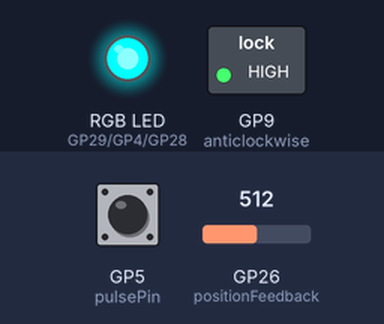
The program below on a simulated Raspberry Pi Pico. Shown: switched loads named in the program (green lamp = pin HIGH), an RGB LED mixed from three pins (HIGH = lit). The test bench sets the inputs (shaded band); at power-on: GP26 (positionFeedback) = 512, GP5 (pulsePin) LOW (analog values on the 0–1023 scale). Pins used as bus, display or sensor lines are not drawn; what the program prints to the serial monitor is not drawn.

Above: at 1.2 s.
1.3 s: GP26 (positionFeedback) set to 0
At 2.7 s:
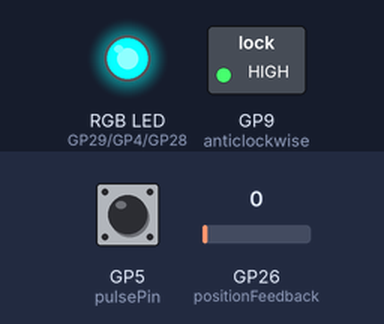
3.0 s: GP5 (pulsePin) pulled HIGH for 0.15 s
At 3.9 s:
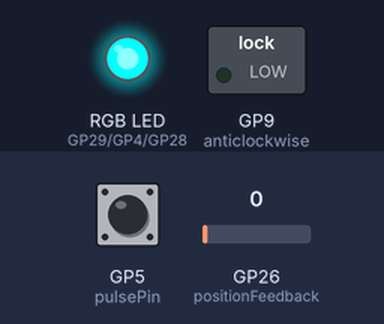
Timing chart, 0 to 6.0 s (numbered marks = the images above; inputs shaded):
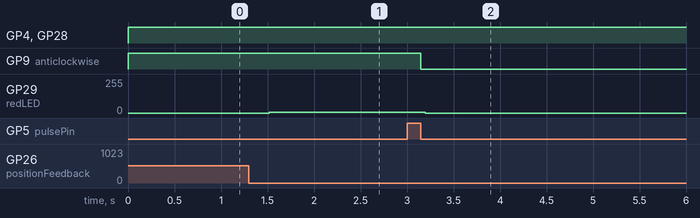

The program:

main.cpp
```cpp
/*  Title:            PPMS #17421 Motor Driver using PWM INPUT
    Author:           Joe Cook
    Equipment:        In BOM Folder
    Notes:            Follows structure of flow chart
*/
//Variable Definitions

  //(PWM MEASURE)
    //mark to space ratio measuring position variables
    #define pulsePin D5  // Define the input pin for the pulse signal
    volatile long pulseStartTime = 0; // Variable to store the start time of the pulse (voltatile used to ensure updates in isr)
    volatile long pulseEndTime = 0;   // Variable to store the end time of the pulse
    volatile long pulseWidth = 0;     // Variable to store the pulse width (needs to be motor starting position CALIBRATE)
    //flags to indicate 1 cycle
    volatile long flag = 0;
    //mapping PWM Variables
    int mappedPWM = 0; //variable for mapping PWM value to motor position value
    int maxWidth = 2000; //max us pulse can be (dependant on frequency used)
  //(MOTOR CONTROL)
    //position variables
    #define positionFeedback A0 //motor rotory feedback from 10 turn POT
    int positionFeedbackReading; //to analog read the position feedback pin
    //motor output variables
    int clockwise = D10; //powers clockwise pin on DRV8876 H-Bridge
    int anticlockwise = D9; //powers anticlockwise pin on DRV8876 H-Bridge
    //LED Indicators
    #define blueLED A2
    #define redLED A3
    #define greenLED D4

    //tolerancing variables
    int toleranceValue = 10; //value for tolerance so can be altered in main program
    int tolerance = toleranceValue; //actual plus minus value for tolerancing
    int flagTolerance = 0; //flag to ensure value is met before tolerance is used


  //SLIDING WINDOW for Feedback Potentiometer and PWM Measurement
    //Time delay
    unsigned long storedTimeStamp = 0;
    //values for sliding window
    const unsigned int numReadings = 100; //ammount of sampling values in the array
    //array with size
    unsigned int potValues[numReadings];
    unsigned int pwmValues[numReadings];
    unsigned int i = 0; //pointer for if function
    //value for summing the array
    unsigned int potSum = 0;
    unsigned int pwmSum = 0;
    //value for average of array
    unsigned int averageFeedbackValue = 0;
    unsigned int averagePWMValue = 0;

void setup() {
  //(PWM MEASURE)
    pinMode(pulsePin, INPUT_PULLDOWN); // Set pulsePin as input
    attachInterrupt(digitalPinToInterrupt(pulsePin), changingEdgeISR, CHANGE); //Attaches interrupt to the PWM pin
  //(MOTOR CONTROL)
    //setting input pins
    pinMode(positionFeedback, INPUT);
    //setting output pins
    pinMode(clockwise, OUTPUT);
    pinMode(anticlockwise, OUTPUT);
    pinMode(greenLED, OUTPUT);
    pinMode(redLED, OUTPUT);
    pinMode(blueLED, OUTPUT);

    //setting up analogRead to 12 bit resolution
    analogReadResolution(12);

  //(SERIAL MONITORING)
    Serial.begin(9600); //CANNOT BE USED WHEN NOT USING PC (MESSES UP)
}
void loop() {
//(PWM MEASURE)
  pwmMeasure();

  SlidingWindow();

  motorControl();

  serialPrinting();

    }

//ISR For mark measurement on both edges USING IF
void changingEdgeISR(){
  if(digitalRead(pulsePin) == 1 & flag == 0){ //adding flag makes sequential so that high pin is read first
  pulseStartTime = micros(); //measures stamp in microseconds
  flag = 1; //checks whether pulse gone high
  }
  if(digitalRead(pulsePin) == 0 & flag == 1){
  pulseEndTime = micros(); //measures stamp in microseconds
  flag = 2; //checks whether pulse gone low
  }
}

//(PWM MEASURE)
void pwmMeasure(){
    if(flag == 2){
        pulseWidth = pulseEndTime - pulseStartTime; //subtracts stamp on rising edge from stamp on falling edge
        flag = 0;
    }
  //mapping procedure for pulse measurement
  mappedPWM = map(pulseWidth, 0, maxWidth, 0, 4096); //4096 is 12 bit max ADC value 2^12
}


//(MOTOR CONTROL)
void motorControl(){
    //logic system to control motor rotation and brake
    //brake if motor in correct position
    if((averagePWMValue - averageFeedbackValue) <= tolerance){
      tolerance = toleranceValue; //tolerance set again to allow for deadband
      digitalWrite(clockwise, 1);
      digitalWrite(anticlockwise, 1);
      setColour(200, 1, 127); //0 = high
    }
    //rotate clockwise if motor is lower than correct position
    if(averagePWMValue > (averageFeedbackValue + tolerance)){
      tolerance = 0; //set to 0 to stop deadband being in place in movement
      digitalWrite(clockwise, 1);
      digitalWrite(anticlockwise, 0);
      setColour(0, 1, 255); //0 = high
    }
    //rotate clockwise if motor is lower than correct position
    if(averagePWMValue < (averageFeedbackValue - tolerance)){
      tolerance = 0; //set to 0 to stop deadband being in place in movement
      digitalWrite(clockwise, 0);
      digitalWrite(anticlockwise, 1);
      setColour(0, 1, 255); //0 = high
    }
}

void serialPrinting(){
    Serial.print("pulseWidth ");
    Serial.print(pulseWidth);
    Serial.print(" mapped pulseWidth ");
    Serial.print(mappedPWM);
    Serial.print(" average pulseWidth ");
    Serial.print(averagePWMValue);
    Serial.print(" motor position ");
    Serial.print(averageFeedbackValue);
    Serial.print(" clockwise ");
    Serial.print(digitalRead(clockwise));
    Serial.print(" anticlockwise ");
    Serial.println(digitalRead(anticlockwise));
}

void SlidingWindow(){
    //Delay function (alter to micros if needed)
  unsigned long currentMicros = micros();//stamp of time since arduino started up

  if(currentMicros >= storedTimeStamp + 10){ //alter number for delay time wanted (10 us)
    storedTimeStamp = currentMicros; //stores current value to be compared with next measured value

    // Remove the oldest value from the sum
    potSum -= potValues[i];
    pwmSum -= pwmValues[i];

    // Read the new value and add it to the sum
    potValues[i] = analogRead(positionFeedback);
    potSum += potValues[i];
    pwmValues[i] = mappedPWM;
    pwmSum += pwmValues[i];

    // Move to the next position in the array
    i = (i + 1) % numReadings;

    // Calculate the average
    averageFeedbackValue = potSum / numReadings;
    averagePWMValue = pwmSum / numReadings;

  }
}

void setColour(int redValue, int greenValue, int blueValue) {
  analogWrite(redLED, redValue);
  digitalWrite(greenLED, greenValue);
  analogWrite(blueLED, blueValue);
}
```

Measured:
- after the input at 1.3 s, GP29 (redLED): 0/255 → 7/255 after 0.22 s
